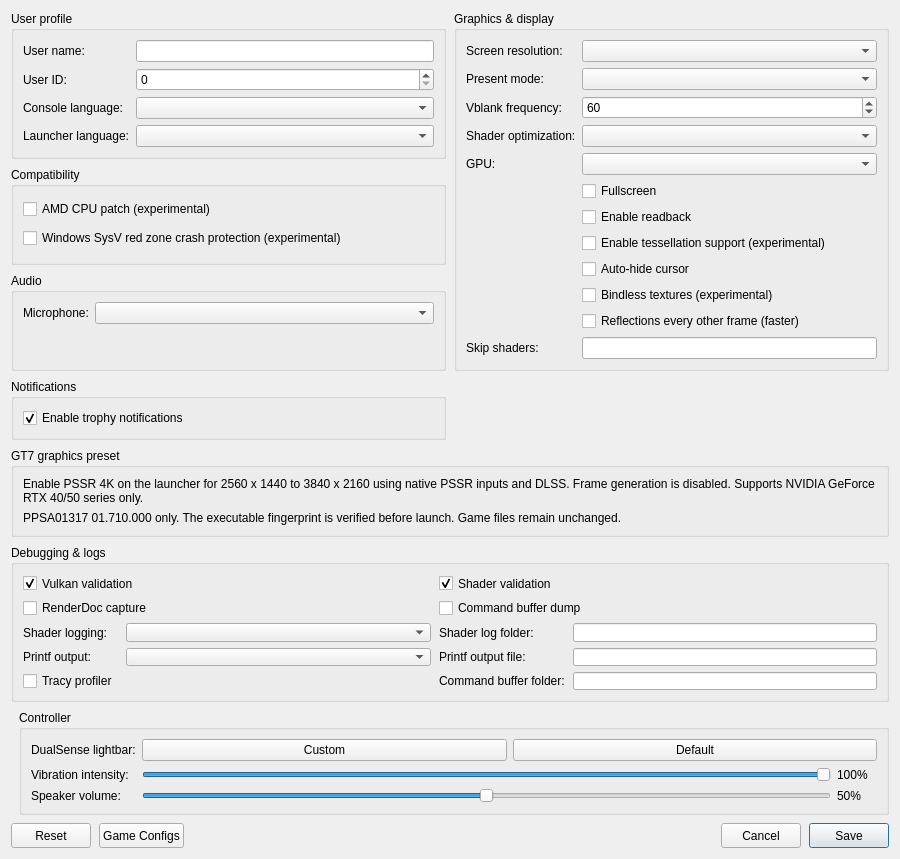
<?xml version="1.0" encoding="UTF-8"?>
<ui version="4.0">
 <class>ConfigurationEditDialog</class>
 <widget class="QDialog" name="ConfigurationEditDialog">
  <property name="geometry">
   <rect>
    <x>0</x>
    <y>0</y>
    <width>900</width>
    <height>620</height>
   </rect>
  </property>
  <property name="windowTitle">
   <string>Settings</string>
  </property>
  <property name="locale">
   <locale language="English" country="UnitedStates"/>
  </property>
  <layout class="QGridLayout" name="gridLayout">
   <property name="horizontalSpacing">
    <number>8</number>
   </property>
   <property name="verticalSpacing">
    <number>8</number>
   </property>
   <item row="0" column="0" colspan="2">
    <layout class="QGridLayout" name="sectionsLayout" columnstretch="1,1">
     <property name="horizontalSpacing">
      <number>8</number>
     </property>
     <property name="verticalSpacing">
      <number>8</number>
     </property>
     <item row="0" column="0">
      <widget class="QGroupBox" name="user_profile_group">
       <property name="title">
        <string>User profile</string>
       </property>
       <layout class="QFormLayout" name="userProfileLayout">
        <property name="fieldGrowthPolicy">
         <enum>QFormLayout::AllNonFixedFieldsGrow</enum>
        </property>
        <item row="0" column="0">
         <widget class="QLabel" name="label_user_name">
          <property name="text"><string>User name:</string></property>
         </widget>
        </item>
        <item row="0" column="1">
         <widget class="MandatoryLineEdit" name="lineEdit_user_name">
          <property name="toolTip"><string>Local user name exposed to games</string></property>
          <property name="clearButtonEnabled"><bool>true</bool></property>
         </widget>
        </item>
        <item row="1" column="0">
         <widget class="QLabel" name="label_user_id">
          <property name="text"><string>User ID:</string></property>
         </widget>
        </item>
        <item row="1" column="1">
         <widget class="QSpinBox" name="spinBox_user_id">
          <property name="toolTip"><string>Local user ID exposed to games</string></property>
          <property name="maximum"><number>2147483647</number></property>
         </widget>
        </item>
        <item row="2" column="0">
         <widget class="QLabel" name="label_console_language">
          <property name="text"><string>Console language:</string></property>
         </widget>
        </item>
        <item row="2" column="1">
         <widget class="QComboBox" name="comboBox_console_language">
          <property name="toolTip"><string>Language</string></property>
         </widget>
        </item>
        <item row="3" column="0">
         <widget class="QLabel" name="label_launcher_language">
          <property name="text"><string>Launcher language:</string></property>
         </widget>
        </item>
        <item row="3" column="1">
         <widget class="QComboBox" name="comboBox_launcher_language">
          <property name="toolTip"><string>Interface language; applies after restarting the launcher</string></property>
         </widget>
        </item>
       </layout>
      </widget>
     </item>
     <item row="2" column="0">
      <widget class="QGroupBox" name="audio_group">
       <property name="title"><string>Audio</string></property>
       <layout class="QFormLayout" name="audioLayout">
        <property name="fieldGrowthPolicy">
         <enum>QFormLayout::AllNonFixedFieldsGrow</enum>
        </property>
        <item row="0" column="0">
         <widget class="QLabel" name="label_audio_input_device">
          <property name="text"><string>Microphone:</string></property>
         </widget>
        </item>
        <item row="0" column="1">
         <widget class="QComboBox" name="comboBox_audio_input_device"/>
        </item>
       </layout>
      </widget>
     </item>
     <item row="0" column="1" rowspan="3">
      <widget class="QGroupBox" name="graphics_group">
       <property name="title">
        <string>Graphics &amp;&amp; display</string>
       </property>
       <layout class="QFormLayout" name="graphicsLayout">
        <property name="fieldGrowthPolicy">
         <enum>QFormLayout::AllNonFixedFieldsGrow</enum>
        </property>
        <item row="0" column="0">
         <widget class="QLabel" name="label_screen_resolution">
          <property name="text"><string>Screen resolution:</string></property>
         </widget>
        </item>
        <item row="0" column="1">
         <widget class="QComboBox" name="comboBox_screen_resolution">
          <property name="toolTip"><string>Window resolution</string></property>
         </widget>
        </item>
        <item row="1" column="0">
         <widget class="QLabel" name="label_present_mode">
          <property name="text"><string>Present mode:</string></property>
         </widget>
        </item>
        <item row="1" column="1">
         <widget class="QComboBox" name="comboBox_present_mode">
          <property name="toolTip"><string>Vulkan swapchain presentation mode</string></property>
         </widget>
        </item>
        <item row="2" column="0">
         <widget class="QLabel" name="label_vblank_frequency">
          <property name="text"><string>Vblank frequency:</string></property>
         </widget>
        </item>
        <item row="2" column="1">
         <widget class="QSpinBox" name="spinBox_vblank_frequency">
          <property name="toolTip"><string>Virtual display refresh rate used for frame pacing</string></property>
          <property name="minimum"><number>30</number></property>
          <property name="maximum"><number>360</number></property>
          <property name="value"><number>60</number></property>
         </widget>
        </item>
        <item row="3" column="0">
         <widget class="QLabel" name="label_shader_optimization">
          <property name="text"><string>Shader optimization:</string></property>
         </widget>
        </item>
        <item row="3" column="1">
         <widget class="QComboBox" name="comboBox_shader_optimization_type">
          <property name="toolTip"><string>Optimize shaders for code size or performance</string></property>
         </widget>
        </item>
        <item row="4" column="0">
         <widget class="QLabel" name="label_gpu">
          <property name="text"><string>GPU:</string></property>
         </widget>
        </item>
        <item row="4" column="1">
         <widget class="QComboBox" name="comboBox_gpu">
          <property name="toolTip"><string>Graphics device used by the emulator</string></property>
         </widget>
        </item>
        <item row="5" column="1">
         <widget class="QCheckBox" name="checkBox_fullscreen">
          <property name="toolTip"><string>Run in borderless desktop fullscreen</string></property>
          <property name="text"><string>Fullscreen</string></property>
         </widget>
        </item>
        <item row="6" column="1">
         <widget class="QCheckBox" name="checkBox_readback">
          <property name="toolTip"><string>Read back writable linear images</string></property>
          <property name="text"><string>Enable readback</string></property>
         </widget>
        </item>
        <item row="7" column="1">
         <widget class="QCheckBox" name="checkBox_tessellation">
          <property name="toolTip"><string>Draw tessellated geometry. Disabled by default; unsupported tessellation may cause crashes.</string></property>
          <property name="text"><string>Enable tessellation support (experimental)</string></property>
         </widget>
        </item>
        <item row="8" column="1">
         <widget class="QCheckBox" name="checkBox_hide_cursor">
          <property name="toolTip"><string>Hide the host cursor after 2 seconds without mouse activity</string></property>
          <property name="text"><string>Auto-hide cursor</string></property>
         </widget>
        </item>
        <item row="9" column="1">
         <widget class="QCheckBox" name="checkBox_bindless">
          <property name="toolTip"><string>Sample heap-indexed textures through bindless descriptor arrays instead of enumerating them per draw.</string></property>
          <property name="text"><string>Bindless textures (experimental)</string></property>
         </widget>
        </item>
        <item row="10" column="1">
         <widget class="QCheckBox" name="checkBox_reflections_half_rate">
          <property name="toolTip"><string>Redraw the reflection cube maps (the reflections on cars) every other frame instead of every frame. Faster; the reflections lag one frame.</string></property>
          <property name="text"><string>Reflections every other frame (faster)</string></property>
         </widget>
        </item>
        <item row="11" column="0">
         <widget class="QLabel" name="label_skip_shaders">
          <property name="text"><string>Skip shaders:</string></property>
         </widget>
        </item>
        <item row="11" column="1">
         <widget class="QLineEdit" name="lineEdit_skip_shaders">
          <property name="toolTip"><string>Guest shader hashes (hex, comma-separated) whose draws and dispatches are left out</string></property>
          <property name="clearButtonEnabled"><bool>true</bool></property>
         </widget>
        </item>
       </layout>
      </widget>
     </item>
     <item row="3" column="0">
      <widget class="QGroupBox" name="notifications_group">
       <property name="title"><string>Notifications</string></property>
       <layout class="QVBoxLayout" name="notificationsLayout">
        <item>
         <widget class="QCheckBox" name="checkBox_trophy_notifications">
          <property name="toolTip"><string>Show trophy unlock notifications and play their sound.
To use your own sound, replace the emulator's assets/sounds/trophy-unlock.wav with a WAV file and restart the game.</string></property>
          <property name="text"><string>Enable trophy notifications</string></property>
          <property name="checked"><bool>true</bool></property>
         </widget>
        </item>
       </layout>
      </widget>
     </item>
     <item row="4" column="0" colspan="2">
      <widget class="QGroupBox" name="gt7_group">
       <property name="title"><string>GT7 graphics preset</string></property>
       <layout class="QVBoxLayout" name="gt7Layout">
        <item><widget class="QLabel" name="label_gt7_preset">
         <property name="text"><string>Enable PSSR 4K on the launcher for 2560 x 1440 to 3840 x 2160 using native PSSR inputs and DLSS. Frame generation is disabled. Supports NVIDIA GeForce RTX 40/50 series only.</string></property>
         <property name="wordWrap"><bool>true</bool></property>
        </widget></item>
        <item><widget class="QLabel" name="label_gt7_compatibility">
         <property name="text"><string>PPSA01317 01.710.000 only. The executable fingerprint is verified before launch. Game files remain unchanged.</string></property>
         <property name="wordWrap"><bool>true</bool></property>
        </widget></item>
       </layout>
      </widget>
     </item>
     <item row="5" column="0" colspan="2">
      <widget class="QGroupBox" name="debug_group">
       <property name="title">
        <string>Debugging &amp;&amp; logs</string>
       </property>
       <layout class="QGridLayout" name="debugLayout" columnstretch="0,1,0,1">
        <property name="horizontalSpacing"><number>8</number></property>
        <property name="verticalSpacing"><number>6</number></property>
        <item row="0" column="0" colspan="2">
         <widget class="QCheckBox" name="checkBox_vulkan_validation">
          <property name="toolTip"><string>Enable Vulkan validation layers</string></property>
          <property name="text"><string>Vulkan validation</string></property>
          <property name="checked"><bool>true</bool></property>
         </widget>
        </item>
        <item row="0" column="2" colspan="2">
         <widget class="QCheckBox" name="checkBox_shader_validation">
          <property name="toolTip"><string>Validate SPIR-V binary</string></property>
          <property name="text"><string>Shader validation</string></property>
          <property name="checked"><bool>true</bool></property>
         </widget>
        </item>
        <item row="1" column="0" colspan="2">
         <widget class="QCheckBox" name="checkBox_renderdoc_capture">
          <property name="toolTip"><string>Enable RenderDoc capture</string></property>
          <property name="text"><string>RenderDoc capture</string></property>
         </widget>
        </item>
        <item row="1" column="2" colspan="2">
         <widget class="QCheckBox" name="checkBox_cmd_dump">
          <property name="toolTip"><string>Dump command buffers</string></property>
          <property name="text"><string>Command buffer dump</string></property>
         </widget>
        </item>
        <item row="2" column="0">
         <widget class="QLabel" name="label_shader_log_direction">
          <property name="text"><string>Shader logging:</string></property>
         </widget>
        </item>
        <item row="2" column="1">
         <widget class="QComboBox" name="comboBox_shader_log_direction">
          <property name="toolTip"><string>Dump shaders to file or console window. If enabled may decrease emulator performance</string></property>
         </widget>
        </item>
        <item row="2" column="2">
         <widget class="QLabel" name="label_shader_log_folder">
          <property name="text"><string>Shader log folder:</string></property>
         </widget>
        </item>
        <item row="2" column="3">
         <widget class="MandatoryLineEdit" name="lineEdit_shader_log_folder">
          <property name="toolTip"><string>Specify directory to dump shaders</string></property>
          <property name="clearButtonEnabled"><bool>true</bool></property>
         </widget>
        </item>
        <item row="3" column="0">
         <widget class="QLabel" name="label_printf_direction">
          <property name="text"><string>Printf output:</string></property>
         </widget>
        </item>
        <item row="3" column="1">
         <widget class="QComboBox" name="comboBox_printf_direction">
          <property name="toolTip"><string>Print logs to file or console window. If enabled may decrease emulator performance</string></property>
         </widget>
        </item>
        <item row="3" column="2">
         <widget class="QLabel" name="label_printf_file">
          <property name="text"><string>Printf output file:</string></property>
         </widget>
        </item>
        <item row="3" column="3">
         <widget class="MandatoryLineEdit" name="lineEdit_printf_file">
          <property name="toolTip"><string>Specify file to dump logs</string></property>
          <property name="clearButtonEnabled"><bool>true</bool></property>
         </widget>
        </item>
        <item row="4" column="0">
         <widget class="QCheckBox" name="checkBox_profiler">
          <property name="toolTip"><string>Enable the Tracy profiler. Profiling may decrease emulator performance</string></property>
          <property name="text"><string>Tracy profiler</string></property>
         </widget>
        </item>
        <item row="4" column="2">
         <widget class="QLabel" name="label_cmd_dump_folder">
          <property name="text"><string>Command buffer folder:</string></property>
         </widget>
        </item>
        <item row="4" column="3">
         <widget class="MandatoryLineEdit" name="lineEdit_cmd_dump_folder">
          <property name="toolTip"><string>Specify directory to dump command buffers</string></property>
          <property name="clearButtonEnabled"><bool>true</bool></property>
         </widget>
        </item>
       </layout>
      </widget>
     </item>
     <item row="1" column="0">
      <widget class="QGroupBox" name="compatibility_group">
       <property name="title">
        <string>Compatibility</string>
       </property>
       <layout class="QVBoxLayout" name="compatibilityLayout">
        <item>
         <widget class="QCheckBox" name="checkBox_amd_cpu">
          <property name="toolTip"><string>Patch CPU instructions that differ between AMD and the host CPU.</string></property>
          <property name="text"><string>AMD CPU patch (experimental)</string></property>
         </widget>
        </item>
        <item>
         <widget class="QCheckBox" name="checkBox_red_zone_protection">
          <property name="toolTip"><string>Helps prevent crashes in some games on Windows</string></property>
          <property name="text"><string>Windows SysV red zone crash protection (experimental)</string></property>
         </widget>
        </item>
       </layout>
      </widget>
     </item>
    </layout>
   </item>
   <item row="1" column="1">
    <widget class="QGroupBox" name="controller_group">
     <property name="title"><string>Controller</string></property>
     <layout class="QFormLayout" name="controllerLayout">
      <property name="fieldGrowthPolicy"><enum>QFormLayout::AllNonFixedFieldsGrow</enum></property>
      <item row="0" column="0">
       <widget class="QLabel" name="label_controller_color">
        <property name="text"><string>DualSense lightbar:</string></property>
       </widget>
      </item>
      <item row="0" column="1">
       <layout class="QHBoxLayout" name="controllerColorLayout">
        <item>
         <widget class="QPushButton" name="button_controller_color">
          <property name="toolTip"><string>Choose and preview a fixed LED color. Bluetooth DualSense may take several seconds to update.</string></property>
          <property name="text"><string>Custom</string></property>
         </widget>
        </item>
        <item>
         <widget class="QPushButton" name="button_controller_color_reset">
          <property name="toolTip"><string>Let the game control the lightbar</string></property>
          <property name="text"><string>Default</string></property>
         </widget>
        </item>
       </layout>
      </item>
      <item row="1" column="0">
       <widget class="QLabel" name="label_controller_vibration">
        <property name="text"><string>Vibration intensity:</string></property>
       </widget>
      </item>
      <item row="1" column="1">
       <layout class="QHBoxLayout" name="controllerVibrationLayout">
        <item>
         <widget class="QSlider" name="slider_controller_vibration">
          <property name="toolTip"><string>Scale DualSense vibration over USB and Bluetooth</string></property>
          <property name="maximum"><number>100</number></property>
          <property name="value"><number>100</number></property>
          <property name="orientation"><enum>Qt::Horizontal</enum></property>
         </widget>
        </item>
        <item>
         <widget class="QLabel" name="label_controller_vibration_value">
          <property name="minimumSize"><size><width>40</width><height>0</height></size></property>
          <property name="text"><string>100%</string></property>
         </widget>
        </item>
       </layout>
      </item>
      <item row="2" column="0">
       <widget class="QLabel" name="label_controller_volume">
        <property name="text"><string>Speaker volume:</string></property>
       </widget>
      </item>
      <item row="2" column="1">
       <layout class="QHBoxLayout" name="controllerVolumeLayout">
        <item>
         <widget class="QSlider" name="slider_controller_volume">
          <property name="toolTip"><string>Scale the DualSense speaker over USB and Bluetooth. 50% is the previous default; 100% adds 6 dB of gain.</string></property>
          <property name="maximum"><number>100</number></property>
          <property name="value"><number>50</number></property>
          <property name="orientation"><enum>Qt::Horizontal</enum></property>
         </widget>
        </item>
        <item>
         <widget class="QLabel" name="label_controller_volume_value">
          <property name="minimumSize"><size><width>40</width><height>0</height></size></property>
          <property name="text"><string>50%</string></property>
         </widget>
        </item>
       </layout>
      </item>
     </layout>
    </widget>
   </item>
   <item row="2" column="0" colspan="2">
    <layout class="QHBoxLayout" name="buttonLayout">
     <item>
     <widget class="QPushButton" name="clear_button">
       <property name="minimumSize"><size><width>80</width><height>25</height></size></property>
       <property name="text"><string>Reset</string></property>
       <property name="toolTip"><string>Restore default settings</string></property>
      </widget>
     </item>
     <item>
      <widget class="QPushButton" name="settings_button">
       <property name="minimumSize"><size><width>80</width><height>25</height></size></property>
       <property name="text"><string>Game Configs</string></property>
       <property name="toolTip"><string>Import or export game configs</string></property>
      </widget>
     </item>
     <item>
      <spacer name="buttonSpacer">
       <property name="orientation"><enum>Qt::Horizontal</enum></property>
       <property name="sizeHint" stdset="0"><size><width>40</width><height>20</height></size></property>
      </spacer>
     </item>
     <item>
      <widget class="QPushButton" name="cancel_button">
       <property name="minimumSize"><size><width>80</width><height>25</height></size></property>
       <property name="text"><string>Cancel</string></property>
      </widget>
     </item>
     <item>
      <widget class="QPushButton" name="ok_button">
       <property name="minimumSize"><size><width>80</width><height>25</height></size></property>
       <property name="text"><string>Save</string></property>
       <property name="default"><bool>true</bool></property>
      </widget>
     </item>
    </layout>
   </item>
  </layout>
 </widget>
 <customwidgets>
  <customwidget>
   <class>MandatoryLineEdit</class>
   <extends>QLineEdit</extends>
   <header>mandatoryLineEdit.h</header>
  </customwidget>
 </customwidgets>
 <resources/>
</ui>
